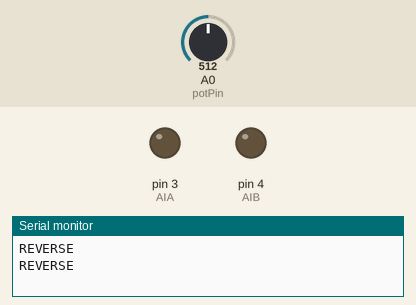
Simulated run of this sketch. Board: Arduino Uno, built with avr-gcc and run on an emulated ATmega328P. Parts: output pins drawn as LEDs (lit = HIGH), the last lines printed to the serial monitor. Inputs (shaded band) come from the test bench; at power-on: A0 (potPin) = 512.

Above: at 1.8 s.
1.9 s: A0 (potPin) set to 716
At 2.5 s:
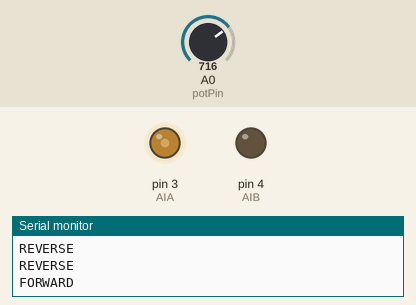
3.5 s: A0 (potPin) set to 900
At 5.2 s:
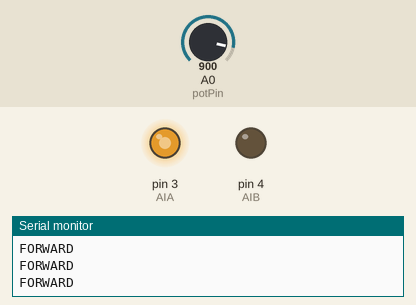
5.5 s: A0 (potPin) set to 122
At 6.8 s:
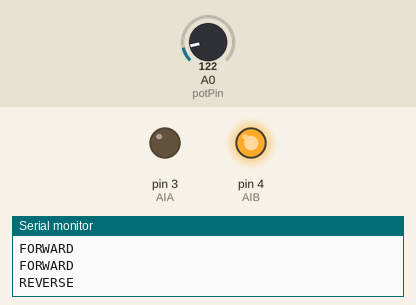
7.5 s: A0 (potPin) set to 244
9.2 s: A0 (potPin) set to 266
At 11.1 s:
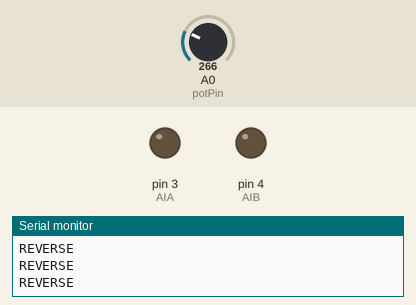
11.5 s: A0 (potPin) set to 0
At 12.6 s:
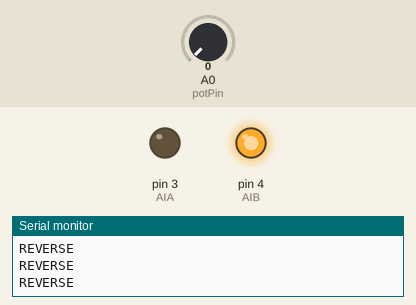
Timing chart, 0 to 14.5 s (numbered marks = the images above; inputs shaded):
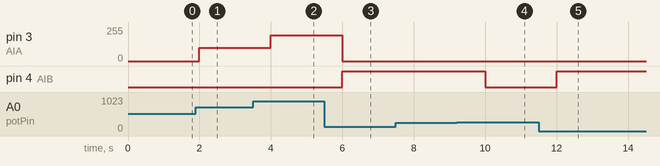

Measured:
- the behaviour switches between 254 and 255 on A0 (potPin) (found by bisection; images 3 and 4)
- after the input at 1.9 s, pin 3 (AIA): 0/255 → 101/255 after 0.10 s
- after the input at 3.5 s, pin 3 (AIA): 101/255 → 193/255 after 0.50 s
- after the input at 5.5 s, pin 3 (AIA): 193/255 → 0/255 after 0.50 s; pin 4 (AIB): LOW → HIGH after 0.50 s
- after the input at 9.2 s, pin 4 (AIB): HIGH → LOW after 0.80 s
- after the input at 11.5 s, pin 4 (AIB): LOW → HIGH after 0.50 s

The sketch:

_47_L9110_test_motor_04.ino
```cpp
// (licence header left out)
const byte potPin = A0;          // Pot's pin

int STATE = 0;

const int AIA = 3;
const int AIB = 4;
//const int BIA = 5;
//const int BIB = 6;
byte speed = 255;

void setup() {
  Serial.begin(9600);
  pinMode(potPin, INPUT);

  pinMode(AIA, OUTPUT);
  pinMode(AIB, OUTPUT);
  //pinMode(BIA, OUTPUT);
  //pinMode(BIB, OUTPUT);
}
void loop() {
  int sensorValue = analogRead(potPin);
  if (sensorValue > 512)
    STATE = 1;
  if (sensorValue < 513)
    STATE = 2;

  //forward();                       // control by state machine
  //delay(4000);
  //backward();
  //delay(4000);

  switch (STATE)
  {
    case 1:
                                     // do something when var equals 1
      Serial.println("FORWARD");
      speed = map(sensorValue, 513, 1023, 0, 255);
      //Serial.print("sensorValue= ");
      //Serial.println(sensorValue);
      //analogWrite(motorPin, speed);
      forward();
      delay(1000);


      break;
    case 2:
                                     // do something when var equals 2
      Serial.println("REVERSE");
      speed = map(sensorValue, 512, 0, 0, 255);
      //Serial.print("sensorValue= ");
      //Serial.println(sensorValue);
      //analogWrite(motorPin, speed);
      backward();
      delay(1000);
      break;
    default:
                                     // if nothing else matches, do the default
                                     // default is optional
      delay(10);
  }
}
void backward()
{
  analogWrite(AIA, 0);
  analogWrite(AIB, speed);
  //analogWrite(BIA, 0);
  //analogWrite(BIB, speed);
}
void forward()
{
  analogWrite(AIA, speed);
  analogWrite(AIB, 0);
  //analogWrite(BIA, speed);
  //analogWrite(BIB, 0);
}
```
